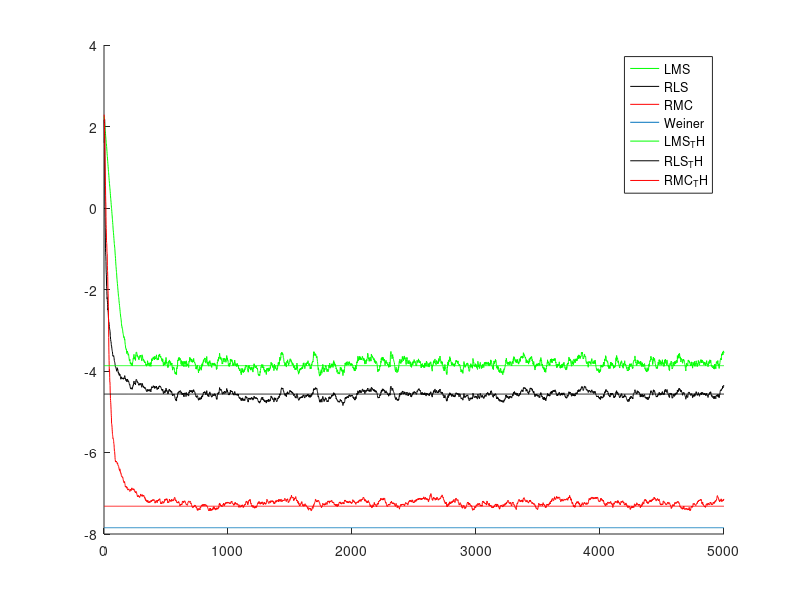

Recreate this plot in MATLAB.
clear all; close all;

for kk = 1 : 100
    m = 5;
    L = 5000;
    wo = randn(m,1);
    UU = randn(m,L);
%     VV = randn(1,L) * 0.1;
    
    V1 = randn(1,L) * 0.1;
    V2 = randn(1,L) * 2;
    Num_slt = rand(1,L);
    VV = (Num_slt>0.1) .* V1 + (Num_slt<0.1) .* V2;
    
    DD = wo' * UU + VV;
    
    w_rls = randn(m,1);
    w_rmc = w_rls;
    w_lms = w_rls;
    %% LMS
    mu = 0.02;
    for ii = 1 : L
        un = UU(:, ii);
        dn = DD(:,ii);
        en = dn - w_lms' * un;
        w_lms = w_lms + mu * en * un;
        Err_LMS(kk,ii) = (w_lms - wo)'*(w_lms - wo);
    end
    %% Theoretical Mean Square Error
    bb = mu^2 * m * var(VV);
    aa = (1 - mu)^2;
    Err_TH_LMS(kk) = bb / (1 - aa);
    %% RLS
    Pn = eye(m)*100;
    lamd =0.99;
    w_rls = randn(m,1);
    w_rmc = w_rls;
    for ii = 1 : L
        un = UU(:, ii);
        dn = DD(:,ii);
        en = dn - w_rls' * un;
        kn = Pn * un / (lamd + un'*Pn*un);
        Pn = 1/lamd * (Pn - kn * un' * Pn);
        w_rls = w_rls + kn * en;
        Err(kk,ii) = (w_rls - wo)'*(w_rls - wo);
    end
    Rn = UU * UU';
    rn = UU * DD';
    w_close = inv(Rn) * rn;
    Err_close(kk) = (w_close - wo)'*(w_close - wo);
    Err_TH_RLS(kk) = (1 - lamd) / (1 + lamd) * m * var(VV);
    
    
    %% RMC
    Pn = eye(m)*100;
%     lamd = 1;
    sigm = 1;
    for ii = 1 : L
        un = UU(:, ii);
        dn = DD(:,ii);
        en = dn - w_rmc' * un;
        kn = Pn * un / (lamd * exp(en^2/2/sigm/sigm) + un'*Pn*un);
        Pn = 1/lamd * (Pn - kn * un' * Pn);
        w_rmc = w_rmc + kn * en;
        Err_RMC(kk,ii) = (w_rmc - wo)'*(w_rmc - wo);
    end
    Gn = exp(-VV.^2/2/sigm^2);
    vG =  Gn .* VV .* Gn .* VV;
    Eg = mean(Gn);
    EvG = mean(vG);
    Err_TH_RMC(kk) = (1 - lamd) / (1 + lamd) * m * EvG / Eg^2;
    
end
figure,hold on;
plot(log(mean(Err_LMS)),'g');
plot(log(mean(Err)),'k');
plot(log(mean(Err_RMC)),'r');
plot(log(mean(Err_close)) * ones(1,L));
plot(log(mean(Err_TH_LMS)) * ones(1,L),'g');
plot(log(mean(Err_TH_RLS)) * ones(1,L),'k');
plot(log(mean(Err_TH_RMC)) * ones(1,L),'r');
legend('LMS','RLS','RMC','Weiner','LMS_TH','RLS_TH','RMC_TH');

